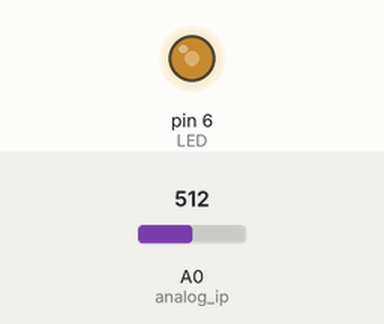
This sketch was run on a simulated Arduino Uno, built with avr-gcc and run on an emulated ATmega328P. Shown: output pins drawn as LEDs (lit = HIGH). The test bench sets the inputs (shaded band); at power-on: A0 (analog_ip) = 512.

Above: at 2.8 s.
2.9 s: A0 (analog_ip) set to 716
At 4.9 s:
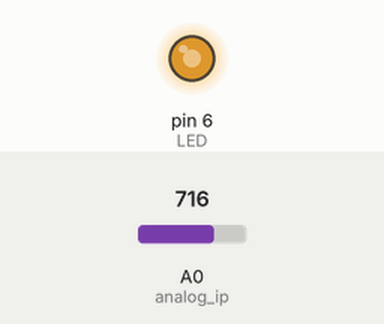
5.6 s: A0 (analog_ip) set to 900
At 6.4 s:
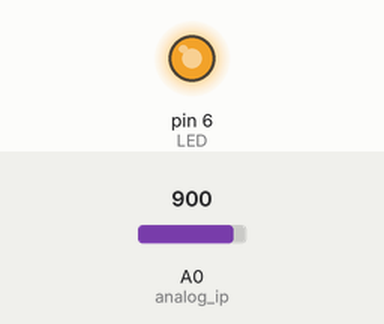
8.3 s: A0 (analog_ip) set to 122
At 10.7 s:
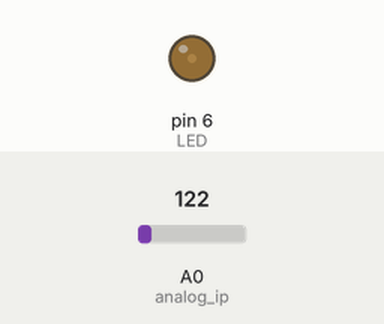
11.5 s: A0 (analog_ip) set to 0
At 13.4 s:
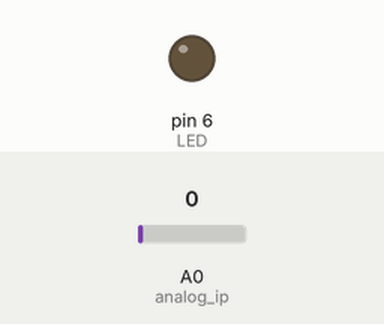
Timing chart, 0 to 14.9 s (numbered marks = the images above; inputs shaded):
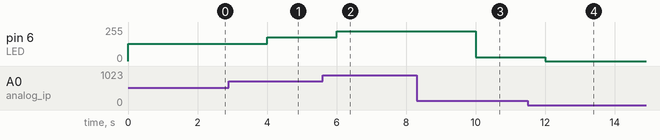

Measured:
- after the input at 2.9 s, pin 6 (LED): 128/255 → 179/255 after 1.1 s
- after the input at 5.6 s, pin 6 (LED): 179/255 → 225/255 after 0.40 s
- after the input at 8.3 s, pin 6 (LED): 225/255 → 30/255 after 1.7 s
- after the input at 11.5 s, pin 6 (LED): 30/255 → 0/255 after 0.50 s

The sketch:

step6.ino
```cpp
const int analog_ip = A0;
const int LED = 6;
int inputVal = 0;

void setup() {
pinMode (LED, OUTPUT);
}
void loop() {
  inputVal = analogRead(analog_ip);
  analogWrite (LED, inputVal/4);
  delay(2000);
}
```
